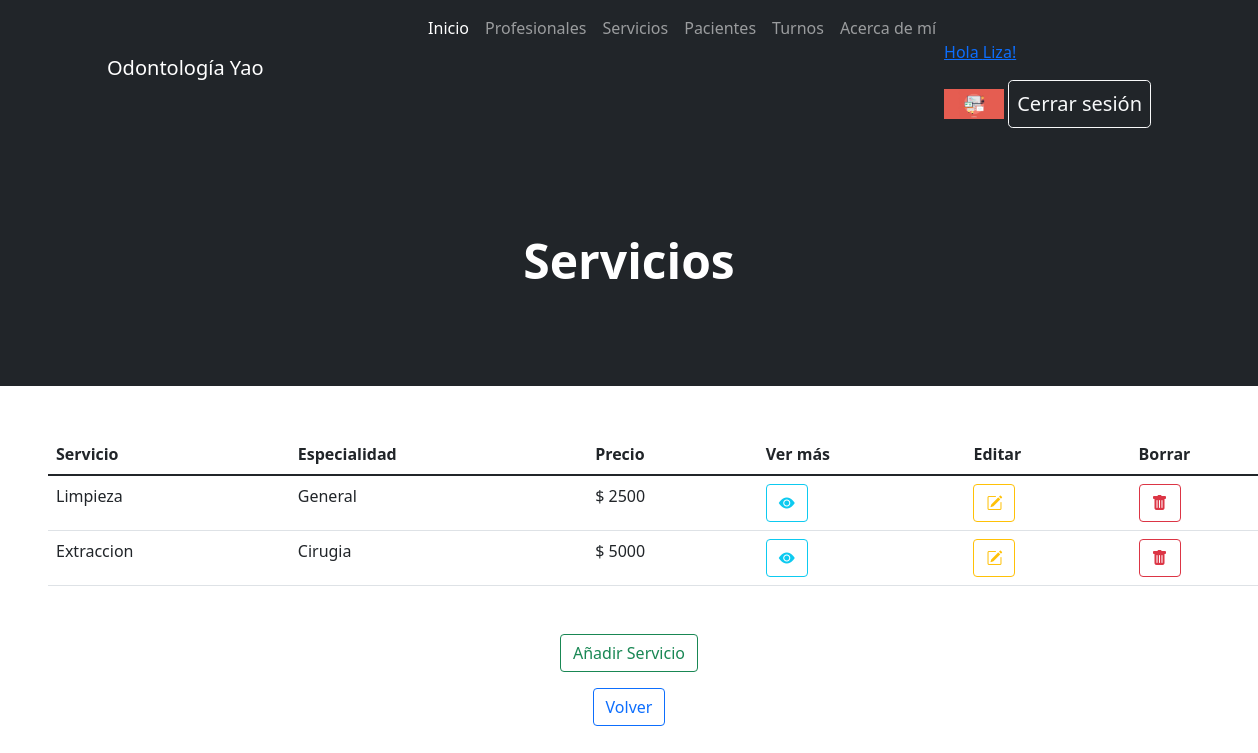
Screenshot of /AppOdonto/servicio/list/ (signed in) with the database file from the repository.
### AppOdonto/models.py (models this page shows, shortened)
class Avatar(models.Model):
    usuario = models.ForeignKey(User, on_delete=models.CASCADE)
    imagen = models.ImageField(upload_to="avatares", null=True, blank=True)

class Servicio(models.Model):
    servicio = models.CharField(max_length=20)
    especialidad = models.CharField(max_length=15)
    descripcion = models.CharField(max_length=40)
    precio = models.IntegerField()

### AppOdonto/views.py (the view)
# urls.py: path('servicio/list/', ServicioList.as_view(), name="Servicio List"),
class ServicioList(LoginRequiredMixin, ListView):
    model = Servicio

### AppOdonto/templates/AppOdonto/servicio_list.html (shortened to what this page needs)
{% extends "AppOdonto/padre.html" %}
{% block header %}
    <h1 class="display-5 fw-bolder text-white mb-2">Servicios</h1>
{% endblock %}
{% block formulario %}
<table class="table m-5">
    <thead>
    <tr>
        <th scope="col">Servicio</th>
        <th scope="col">Especialidad</th>
        <th scope="col">Precio</th>
        <th scope="col">Ver más</th>
        <th scope="col">Editar</th>
        <th scope="col">Borrar</th>
    </tr>
    </thead>
    <tbody class="table-group-divider">
    {% for servicio in object_list %}
        <tr>
            <td>{{servicio.servicio}}</td>
            <td>{{servicio.especialidad}}</td>
            <td>$ {{servicio.precio}}</td>
            <td><a href="{% url 'Servicio Detail' servicio.id %}" class="btn btn-outline-info"><i class="bi bi-eye-fill"></i></a></td>
            <td><a href="{% url 'Servicio Edit' servicio.id %}" class="btn btn-outline-warning"><i class="bi bi-pencil-square"></i></a></td>
            <td><a href="{% url 'Servicio Delete' servicio.id %}" class="btn btn-outline-danger"><i class="bi bi-trash-fill"></i></a></td>
        </tr>
    {% endfor %}
    </tbody>
</table>
    <p class="text-center"><a href="{% url 'Servicio Create' %}" class="btn btn-outline-success">Añadir Servicio</a></p>
    <p>
    <p class="text-center"><a href="{% url 'Inicio' %}" class="btn btn-outline-primary">Volver</a></p>
    </p>
{% endblock %}

### AppOdonto/templates/AppOdonto/padre.html (shortened to what this page needs)
<!DOCTYPE html>
<html lang="es">
    <head> {% load static %}
        <link href="https://cdn.jsdelivr.net/npm/bootstrap-icons@1.4.1/font/bootstrap-icons.css" rel="stylesheet" />
        <link href="{% static 'AppOdonto/css/styles.css' %}" rel="stylesheet" />
    </head>
    <body>
        <nav class="navbar navbar-expand-lg navbar-dark bg-dark">
            <div class="container px-5">
                <a class="navbar-brand" href="{% url 'Inicio' %}">Odontología Yao</a>
                <div class="collapse navbar-collapse" id="navbarSupportedContent">
                    <ul class="navbar-nav ms-auto mb-2 mb-lg-0">
                        <li class="nav-item"><a class="nav-link active" aria-current="page" href="{% url 'Inicio' %}">Inicio</a></li>
                        <li class="nav-item"><a class="nav-link" href="{% url 'Ver Profesionales' %}">Profesionales</a></li>
                        <li class="nav-item"><a class="nav-link" href="{% url 'Servicio List' %}">Servicios</a></li>
                        <li class="nav-item"><a class="nav-link" href="{% url 'Paciente List' %}">Pacientes</a></li>
                        <li class="nav-item"><a class="nav-link" href="{% url 'Turno List' %}">Turnos</a></li>
                        <li class="nav-item"><a class="nav-link" href="{% url 'About' %}">Acerca de mí</a></li>
                        <li class="nav-item"><a class="nav-link">
                            {% if request.user.is_authenticated %}
                                <p style="color:white"><a href="{% url 'Editar Perfil' %}">Hola {{user.first_name}}!</a></p>
                                {% with user.avatar_set.first as miAvatar%}
                                    {% if miAvatar %}
                                        <img src="{{miAvatar.imagen.url}}" alt="Imagen perfil" style="max-width: 60px;">
                                    {% endif %}
                                {% endwith %}
                                <a class="btn btn-outline-light btn-lg px-2" href="{% url 'Logout' %}">Cerrar sesión</a>
                            {% endif %}
                       </a></li>
                    </ul>
                </div>
            </div>
        </nav>
        <header class="bg-dark py-5">
            <div class="container px-5">
                <div class="row gx-5 justify-content-center">
                    <div class="col-lg-6">
                        <div class="text-center my-5">
                        {% block header %}{% endblock %}
                        </div>
                    </div>
                </div>
            </div>
        </header>
{% block formulario %}
{% endblock %}
    </body>
</html>

### rows the page displays
Avatar: imagen (picture)
Servicio: servicio "Limpieza", especialidad "General", precio "2500"
Servicio: servicio "Extraccion", especialidad "Cirugia", precio "5000"

### other values shown
{{ user.first_name }} "Liza"
